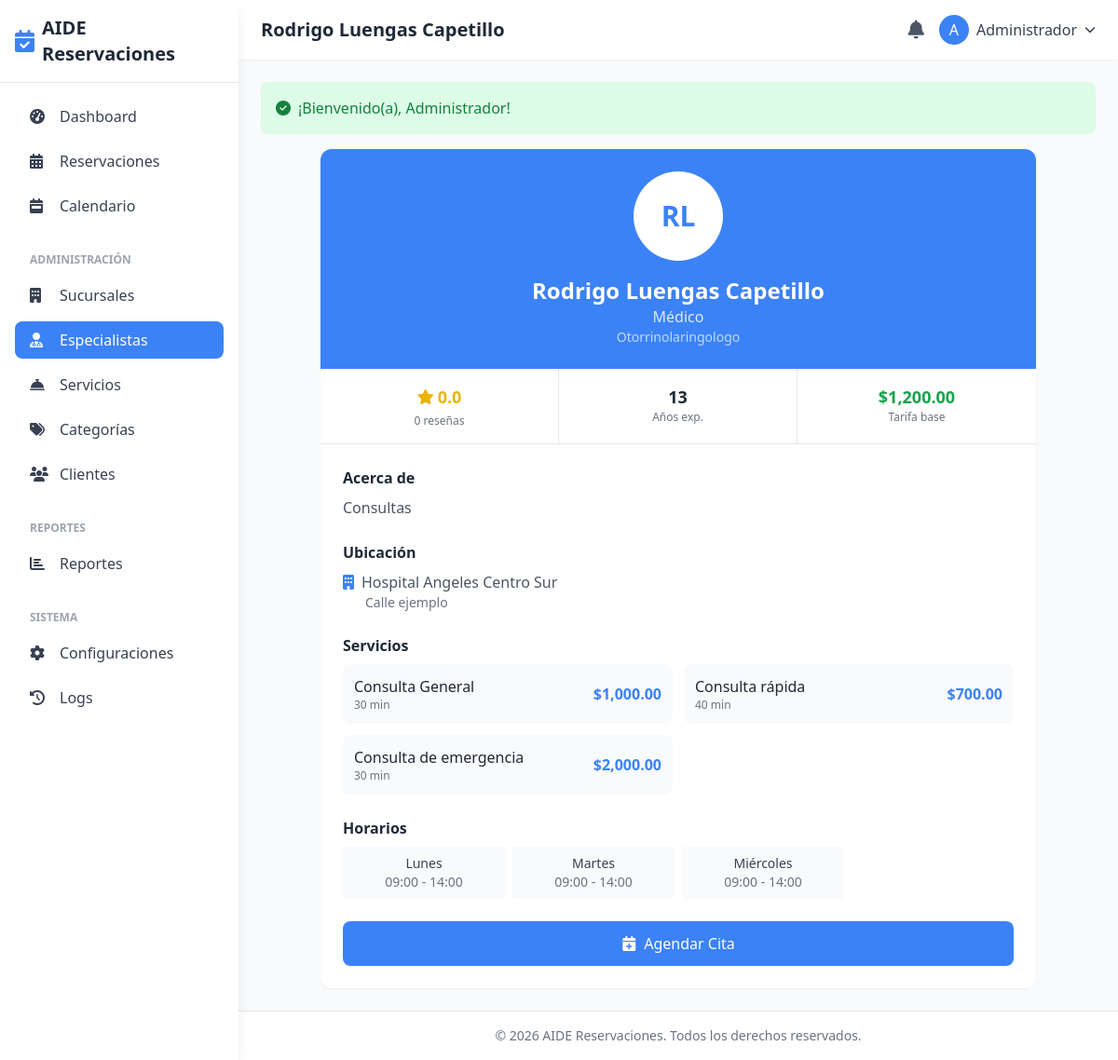
Page /especialistas/perfil?id=34 (signed in) on the earlier database version.
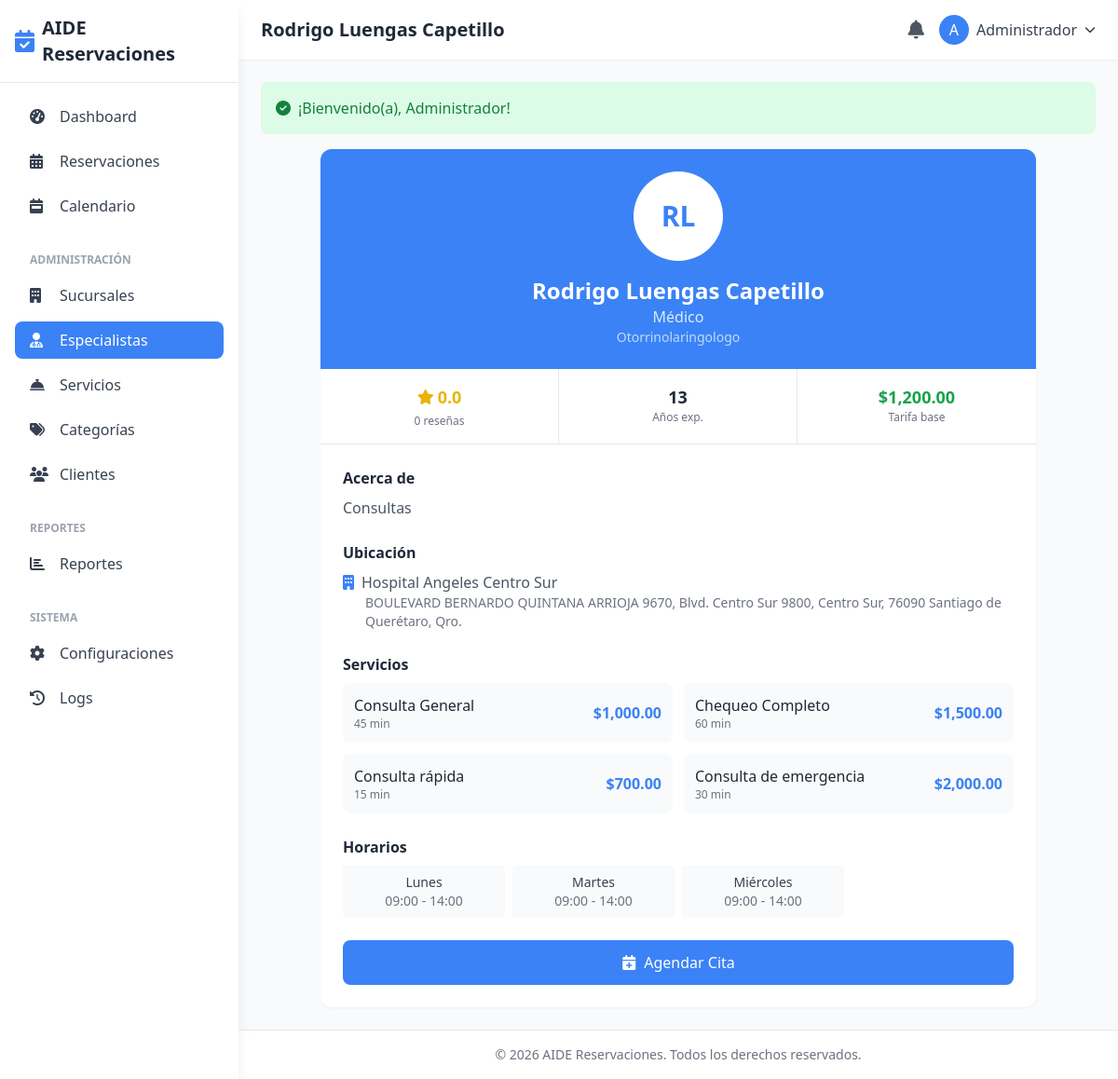
Same page on the later database version.
### tables this page shows
CREATE TABLE `especialistas` (
  `id` int(11) NOT NULL,
  `usuario_id` int(11) NOT NULL,
  `sucursal_id` int(11) NOT NULL,
  `profesion` varchar(100) DEFAULT NULL,
  `especialidad` varchar(150) DEFAULT NULL,
  `descripcion` text,
  `experiencia_anos` int(11) DEFAULT '0',
  `tarifa_base` decimal(10,2) DEFAULT '0.00',
  `duracion_cita_default` int(11) DEFAULT '30' COMMENT 'minutos',
  `calificacion_promedio` decimal(3,2) DEFAULT '0.00',
  `total_resenas` int(11) DEFAULT '0',
  `foto` varchar(255) DEFAULT NULL,
  `activo` tinyint(1) DEFAULT '1',
  `created_at` timestamp NOT NULL DEFAULT CURRENT_TIMESTAMP,
  `updated_at` timestamp NOT NULL DEFAULT CURRENT_TIMESTAMP ON UPDATE CURRENT_TIMESTAMP
);

CREATE TABLE `sucursales` (
  `id` int(11) NOT NULL,
  `nombre` varchar(150) NOT NULL,
  `direccion` text,
  `ciudad` varchar(100) DEFAULT NULL,
  `estado` varchar(100) DEFAULT NULL,
  `codigo_postal` varchar(10) DEFAULT NULL,
  `telefono` varchar(20) DEFAULT NULL,
  `email` varchar(150) DEFAULT NULL,
  `zona_horaria` varchar(50) DEFAULT 'America/Mexico_City',
  `horario_apertura` time DEFAULT '08:00:00',
  `horario_cierre` time DEFAULT '20:00:00',
  `dias_laborales` varchar(50) DEFAULT '1,2,3,4,5,6' COMMENT 'Días de la semana (1=Lunes, 7=Domingo)',
  `latitud` decimal(10,8) DEFAULT NULL,
  `longitud` decimal(11,8) DEFAULT NULL,
  `imagen` varchar(255) DEFAULT NULL,
  `activo` tinyint(1) DEFAULT '1',
  `created_at` timestamp NOT NULL DEFAULT CURRENT_TIMESTAMP,
  `updated_at` timestamp NOT NULL DEFAULT CURRENT_TIMESTAMP ON UPDATE CURRENT_TIMESTAMP,
  `color` varchar(7) DEFAULT '#3B82F6'
);

CREATE TABLE `especialistas_servicios` (
  `id` int(11) NOT NULL,
  `especialista_id` int(11) NOT NULL,
  `servicio_id` int(11) NOT NULL,
  `precio_personalizado` decimal(10,2) DEFAULT NULL,
  `duracion_personalizada` int(11) DEFAULT NULL,
  `activo` tinyint(1) DEFAULT '1',
  `visible_chatbot` tinyint(1) DEFAULT '1',
  `es_emergencia` tinyint(1) DEFAULT '0' COMMENT '1 si el servicio solo está disponible en horarios de emergencia, 0 si está disponible en horarios normales'
);

CREATE TABLE `servicios` (
  `id` int(11) NOT NULL,
  `categoria_id` int(11) NOT NULL,
  `nombre` varchar(150) NOT NULL,
  `descripcion` text,
  `duracion_minutos` int(11) DEFAULT '30',
  `precio` decimal(10,2) DEFAULT '0.00',
  `precio_oferta` decimal(10,2) DEFAULT NULL,
  `imagen` varchar(255) DEFAULT NULL,
  `activo` tinyint(1) DEFAULT '1',
  `created_at` timestamp NOT NULL DEFAULT CURRENT_TIMESTAMP,
  `updated_at` timestamp NOT NULL DEFAULT CURRENT_TIMESTAMP ON UPDATE CURRENT_TIMESTAMP
);

CREATE TABLE `horarios_especialistas` (
  `id` int(11) NOT NULL,
  `especialista_id` int(11) NOT NULL,
  `dia_semana` tinyint(4) NOT NULL COMMENT '1=Lunes, 7=Domingo',
  `hora_inicio` time NOT NULL,
  `hora_fin` time NOT NULL,
  `activo` tinyint(1) DEFAULT '1',
  `intervalo_espacios` int(11) DEFAULT '60' COMMENT 'Intervalo en minutos para separar las citas (30 o 60)',
  `hora_inicio_bloqueo` time DEFAULT NULL COMMENT 'Hora de inicio del bloqueo dentro del día',
  `hora_fin_bloqueo` time DEFAULT NULL COMMENT 'Hora de fin del bloqueo dentro del día',
  `bloqueo_activo` tinyint(1) DEFAULT '0' COMMENT '1 si el bloqueo está activo para este día',
  `hora_inicio_emergencia` time DEFAULT NULL COMMENT 'Hora de inicio del horario de emergencia (fuera del horario normal)',
  `hora_fin_emergencia` time DEFAULT NULL COMMENT 'Hora de fin del horario de emergencia (fuera del horario normal)',
  `emergencia_activa` tinyint(1) DEFAULT '0' COMMENT '1 si el horario de emergencia está activo para este día'
);

CREATE TABLE `usuarios` (
  `id` int(11) NOT NULL,
  `nombre` varchar(100) NOT NULL,
  `apellidos` varchar(100) NOT NULL,
  `email` varchar(150) NOT NULL,
  `telefono` varchar(20) DEFAULT NULL,
  `password` varchar(255) NOT NULL,
  `rol_id` tinyint(4) NOT NULL DEFAULT '4' COMMENT '1=Superadmin, 2=Admin Sucursal, 3=Especialista, 4=Cliente, 5=Recepcionista',
  `sucursal_id` int(11) DEFAULT NULL,
  `avatar` varchar(255) DEFAULT NULL,
  `email_verificado` tinyint(1) DEFAULT '0',
  `token_verificacion` varchar(100) DEFAULT NULL,
  `token_recuperacion` varchar(100) DEFAULT NULL,
  `token_expira` datetime DEFAULT NULL,
  `ultimo_acceso` datetime DEFAULT NULL,
  `activo` tinyint(1) DEFAULT '1',
  `requiere_adelanto` tinyint(1) DEFAULT '0' COMMENT '0=desactivado, 1=activado',
  `porcentaje_adelanto` int(11) DEFAULT '0' COMMENT 'Porcentaje de adelanto requerido (0-100)',
  `created_at` timestamp NOT NULL DEFAULT CURRENT_TIMESTAMP,
  `updated_at` timestamp NOT NULL DEFAULT CURRENT_TIMESTAMP ON UPDATE CURRENT_TIMESTAMP
);

### app/controllers/SpecialistController.php (called while the page is built, shortened)
<?php
require_once __DIR__ . '/BaseController.php';
class SpecialistController extends BaseController {
    public function profile() {
        $id = $this->get('id');
        $specialist = $this->db->fetch(
            "SELECT e.*, u.nombre, u.apellidos, s.nombre as sucursal_nombre, s.direccion as sucursal_direccion
             FROM especialistas e
             JOIN usuarios u ON e.usuario_id = u.id
             JOIN sucursales s ON e.sucursal_id = s.id
             WHERE e.id = ? AND e.activo = 1",
            [$id]
        );
        $services = $this->db->fetchAll(
            "SELECT s.*, es.precio_personalizado, es.duracion_personalizada
             FROM servicios s
             JOIN especialistas_servicios es ON s.id = es.servicio_id
             WHERE es.especialista_id = ? AND s.activo = 1",
            [$id]
        );
        $schedules = $this->db->fetchAll(
            "SELECT * FROM horarios_especialistas WHERE especialista_id = ? AND activo = 1 ORDER BY dia_semana",
            [$id]
        );
        $this->render('specialists/profile', [
            'title' => $specialist['nombre'] . ' ' . $specialist['apellidos'],
            'specialist' => $specialist,
            'services' => $services,
            'schedules' => $schedules,
            'daysOfWeek' => getDaysOfWeek()
        ]);
    }
}

### config/database.php (called while the page is built, shortened)
<?php
class Database {
    private static $instance = null;
    private $connection;
    private function __construct() {
        try {
            $dsn = "mysql:host=" . DB_HOST . ";dbname=" . DB_NAME . ";charset=" . DB_CHARSET;
            $options = [
                PDO::ATTR_ERRMODE => PDO::ERRMODE_EXCEPTION,
                PDO::ATTR_DEFAULT_FETCH_MODE => PDO::FETCH_ASSOC,
                PDO::ATTR_EMULATE_PREPARES => false,
            ];
            $this->connection = new PDO($dsn, DB_USER, DB_PASS, $options);
            $this->connection->exec("SET NAMES utf8mb4");
            $this->connection->exec("SET CHARACTER SET utf8mb4");
        } catch (PDOException $e) {
            die("Error de conexión a la base de datos: " . $e->getMessage());
        }
    }
    public static function getInstance() {
        if (self::$instance === null) {
            self::$instance = new self();
        }
        return self::$instance;
    }
    public function query($sql, $params = []) {
        $stmt = $this->connection->prepare($sql);
        $stmt->execute($params);
        return $stmt;
    }
    public function fetch($sql, $params = []) {
        return $this->query($sql, $params)->fetch();
    }
    public function fetchAll($sql, $params = []) {
        return $this->query($sql, $params)->fetchAll();
    }
}

### helpers/functions.php (called while the page is built, shortened)
<?php
function url($path = '') {
    return BASE_URL . '/' . ltrim($path, '/');
}
function e($text) {
    return htmlspecialchars($text ?? '', ENT_QUOTES, 'UTF-8');
}
function isLoggedIn() {
    return isset($_SESSION['user_id']);
}
function formatTime($time, $format = 'H:i') {
    return date($format, strtotime($time));
}
function formatMoney($amount) {
    return '$' . number_format($amount, 2);
}
function cleanInput($data) {
    $data = trim($data);
    $data = stripslashes($data);
    $data = htmlspecialchars($data, ENT_QUOTES, 'UTF-8');
    return $data;
}

### app/views/specialists/profile.php (the view, shortened to what the changed rows need)
<div class="max-w-3xl mx-auto">
    <div class="bg-white rounded-xl shadow-sm overflow-hidden">
        <div class="bg-primary text-white p-6 text-center">
            <div class="w-24 h-24 bg-white rounded-full flex items-center justify-center mx-auto mb-4">
                <span class="text-3xl font-bold text-primary">
                    <?= strtoupper(substr($specialist['nombre'], 0, 1) . substr($specialist['apellidos'], 0, 1)) ?>
                </span>
            </div>
            <h2 class="text-2xl font-bold"><?= e($specialist['nombre'] . ' ' . $specialist['apellidos']) ?></h2>
            <p class="text-blue-100"><?= e($specialist['profesion']) ?></p>
            <?php if ($specialist['especialidad']): ?>
            <p class="text-sm text-blue-200"><?= e($specialist['especialidad']) ?></p>
            <?php endif; ?>
        </div>
        <div class="grid grid-cols-3 border-b">
            <div class="p-4 text-center border-r">
                <div class="flex items-center justify-center text-yellow-500 mb-1">
                    <i class="fas fa-star mr-1"></i>
                    <span class="font-bold text-lg"><?= number_format($specialist['calificacion_promedio'], 1) ?></span>
                </div>
                <p class="text-xs text-gray-500"><?= $specialist['total_resenas'] ?> reseñas</p>
            </div>
            <div class="p-4 text-center border-r">
                <p class="font-bold text-lg text-gray-800"><?= $specialist['experiencia_anos'] ?></p>
                <p class="text-xs text-gray-500">Años exp.</p>
            </div>
            <div class="p-4 text-center">
                <p class="font-bold text-lg text-green-600"><?= formatMoney($specialist['tarifa_base']) ?></p>
                <p class="text-xs text-gray-500">Tarifa base</p>
            </div>
        </div>
        <div class="p-6">
            <?php if ($specialist['descripcion']): ?>
            <div class="mb-6">
                <h3 class="font-semibold text-gray-800 mb-2">Acerca de</h3>
                <p class="text-gray-600"><?= e($specialist['descripcion']) ?></p>
            </div>
            <?php endif; ?>
            <div class="mb-6">
                <h3 class="font-semibold text-gray-800 mb-2">Ubicación</h3>
                <p class="text-gray-600">
                    <i class="fas fa-building text-primary mr-2"></i><?= e($specialist['sucursal_nombre']) ?>
                </p>
                <?php if ($specialist['sucursal_direccion']): ?>
                <p class="text-gray-500 text-sm ml-6"><?= e($specialist['sucursal_direccion']) ?></p>
                <?php endif; ?>
            </div>
            <div class="mb-6">
                <h3 class="font-semibold text-gray-800 mb-2">Servicios</h3>
                <div class="grid grid-cols-1 md:grid-cols-2 gap-3">
                    <?php foreach ($services as $service): ?>
                    <div class="p-3 bg-gray-50 rounded-lg flex justify-between items-center">
                        <div>
                            <p class="font-medium text-gray-800"><?= e($service['nombre']) ?></p>
                            <p class="text-xs text-gray-500"><?= $service['duracion_personalizada'] ?? $service['duracion_minutos'] ?> min</p>
                        </div>
                        <span class="font-bold text-primary">
                            <?= formatMoney($service['precio_personalizado'] ?? $service['precio']) ?>
                        </span>
                    </div>
                    <?php endforeach; ?>
                </div>
            </div>
            <div class="mb-6">
                <h3 class="font-semibold text-gray-800 mb-2">Horarios</h3>
                <div class="grid grid-cols-2 md:grid-cols-4 gap-2">
                    <?php foreach ($schedules as $schedule): ?>
                    <div class="p-2 bg-gray-50 rounded text-center text-sm">
                        <p class="font-medium text-gray-700"><?= $daysOfWeek[$schedule['dia_semana']] ?></p>
                        <p class="text-gray-500"><?= formatTime($schedule['hora_inicio']) ?> - <?= formatTime($schedule['hora_fin']) ?></p>
                    </div>
                    <?php endforeach; ?>
                </div>
            </div>
            <?php if (isLoggedIn()): ?>
            <a href="<?= url('/reservaciones/nueva?especialista_id=' . $specialist['id']) ?>"
               class="block w-full text-center px-6 py-3 bg-primary text-white rounded-lg hover:bg-secondary transition">
                <i class="fas fa-calendar-plus mr-2"></i>Agendar Cita
            </a>
            <?php endif; ?>
        </div>
    </div>
</div>

Differences in the rows shown:
changed through a linked row, especialistas "Médico": sucursal.direccion "Calle ejemplo" → "BOULEVARD BERNARDO QUINTANA ARRIOJA 9670, Blvd. Centro Sur 9800, Centro Sur, 76090 Santiago de Querétaro, Qro."
changed through a linked row, especialistas_servicios "Consulta General": servicio.duracion_minutos "30" → "45"
added especialistas_servicios: servicio.nombre "Chequeo Completo", servicio.duracion_minutos "60", precio_personalizado.precio "$1,500.00"
changed especialistas_servicios "Consulta rápida": duracion_personalizada "40" → "15"
